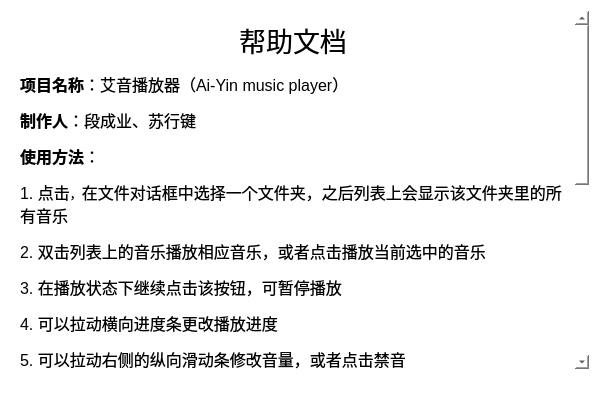
<?xml version="1.0" encoding="UTF-8"?>
<ui version="4.0">
 <class>HelpDialog</class>
 <widget class="QDialog" name="HelpDialog">
  <property name="geometry">
   <rect>
    <x>0</x>
    <y>0</y>
    <width>600</width>
    <height>400</height>
   </rect>
  </property>
  <property name="windowTitle">
   <string>帮助</string>
  </property>
  <property name="toolTip">
   <string>&lt;html&gt;&lt;head/&gt;&lt;body&gt;&lt;p&gt;这是一个帮助文档&lt;/p&gt;&lt;/body&gt;&lt;/html&gt;</string>
  </property>
  <property name="styleSheet">
   <string notr="true">QDialog#HelpDialog
{
	background-image:url(:/new/prefix1/background/background2.png);
}
*{
	border: none;
	background:transparent;
}</string>
  </property>
  <property name="sizeGripEnabled">
   <bool>true</bool>
  </property>
  <property name="modal">
   <bool>false</bool>
  </property>
  <layout class="QVBoxLayout" name="verticalLayout">
   <item>
    <widget class="QScrollArea" name="scrollArea">
     <property name="sizeAdjustPolicy">
      <enum>QAbstractScrollArea::AdjustToContents</enum>
     </property>
     <property name="widgetResizable">
      <bool>true</bool>
     </property>
     <widget class="QWidget" name="scrollAreaWidgetContents">
      <property name="geometry">
       <rect>
        <x>0</x>
        <y>0</y>
        <width>560</width>
        <height>594</height>
       </rect>
      </property>
      <property name="sizePolicy">
       <sizepolicy hsizetype="Expanding" vsizetype="Expanding">
        <horstretch>0</horstretch>
        <verstretch>0</verstretch>
       </sizepolicy>
      </property>
      <layout class="QGridLayout" name="gridLayout">
       <item row="0" column="0">
        <widget class="QLabel" name="label">
         <property name="sizePolicy">
          <sizepolicy hsizetype="Expanding" vsizetype="Expanding">
           <horstretch>0</horstretch>
           <verstretch>0</verstretch>
          </sizepolicy>
         </property>
         <property name="text">
          <string>&lt;html&gt;&lt;head/&gt;&lt;body&gt;&lt;p align=&quot;center&quot;&gt;&lt;span style=&quot; font-size:20pt;&quot;&gt;帮助文档&lt;/span&gt;&lt;/p&gt;&lt;p&gt;&lt;span style=&quot; font-size:12pt; font-weight:700;&quot;&gt;项目名称&lt;/span&gt;&lt;span style=&quot; font-size:12pt;&quot;&gt;：艾音播放器（Ai-Yin music player）&lt;/span&gt;&lt;/p&gt;&lt;p&gt;&lt;span style=&quot; font-size:12pt; font-weight:700;&quot;&gt;制作人&lt;/span&gt;&lt;span style=&quot; font-size:12pt;&quot;&gt;：段成业、苏行键&lt;/span&gt;&lt;/p&gt;&lt;p&gt;&lt;span style=&quot; font-size:12pt; font-weight:700;&quot;&gt;使用方法&lt;/span&gt;&lt;span style=&quot; font-size:12pt;&quot;&gt;：&lt;/span&gt;&lt;/p&gt;&lt;p&gt;&lt;span style=&quot; font-size:12pt;&quot;&gt;1. 点击&lt;/span&gt;&lt;img src=&quot;:/new/prefix1/icons/add.png&quot; width=&quot;20&quot; height=&quot;20&quot;/&gt;，&lt;span style=&quot; font-size:12pt;&quot;&gt;在文件对话框中选择一个文件夹，之后列表上会显示该文件夹里的所有音乐&lt;/span&gt;&lt;/p&gt;&lt;p&gt;&lt;span style=&quot; font-size:12pt;&quot;&gt;2. 双击列表上的音乐播放相应音乐，或者点击&lt;/span&gt;&lt;img src=&quot;:/new/prefix1/icons/play.png&quot; width=&quot;20&quot; height=&quot;20&quot;/&gt;&lt;span style=&quot; font-size:12pt;&quot;&gt;播放当前选中的音乐&lt;/span&gt;&lt;/p&gt;&lt;p&gt;&lt;span style=&quot; font-size:12pt;&quot;&gt;3. 在&lt;/span&gt;&lt;img src=&quot;:/new/prefix1/icons/suspend.png&quot; width=&quot;20&quot; height=&quot;20&quot;/&gt;&lt;span style=&quot; font-size:12pt;&quot;&gt;播放状态下继续点击该按钮，可暂停播放&lt;/span&gt;&lt;/p&gt;&lt;p&gt;&lt;span style=&quot; font-size:12pt;&quot;&gt;4. 可以拉动横向进度条更改播放进度&lt;/span&gt;&lt;/p&gt;&lt;p&gt;&lt;span style=&quot; font-size:12pt;&quot;&gt;5. 可以拉动右侧的纵向滑动条修改音量，或者点击&lt;/span&gt;&lt;img src=&quot;:/new/prefix1/icons/sound.png&quot; width=&quot;20&quot; height=&quot;20&quot;/&gt;&lt;span style=&quot; font-size:12pt;&quot;&gt;禁音&lt;/span&gt;&lt;/p&gt;&lt;p&gt;&lt;span style=&quot; font-size:12pt;&quot;&gt;6. 点击&lt;/span&gt;&lt;img src=&quot;:/new/prefix1/icons/delete.png&quot; width=&quot;20&quot; height=&quot;20&quot;/&gt;&lt;span style=&quot; font-size:12pt;&quot;&gt;可删掉不喜欢的音乐&lt;/span&gt;&lt;/p&gt;&lt;p&gt;&lt;span style=&quot; font-size:12pt;&quot;&gt;7. 点击&lt;/span&gt;&lt;img src=&quot;:/new/prefix1/icons/listCirculation.png&quot; width=&quot;20&quot; height=&quot;20&quot;/&gt;&lt;span style=&quot; font-size:12pt;&quot;&gt;可更改播放模式，可选的模式有列表循环（默认）、单曲循环和随机播放&lt;/span&gt;&lt;/p&gt;&lt;p&gt;&lt;br/&gt;&lt;/p&gt;&lt;p&gt;&lt;span style=&quot; font-size:12pt; font-weight:700;&quot;&gt;注意事项：&lt;/span&gt;&lt;/p&gt;&lt;p&gt;&lt;span style=&quot; font-size:12pt;&quot;&gt;1.在某些设备上（比如有些Windows操作系统的电脑），会因为编码问题而导致无法播放含有&lt;/span&gt;&lt;span style=&quot; font-size:12pt; font-weight:700;&quot;&gt;中文路径&lt;/span&gt;&lt;span style=&quot; font-size:12pt;&quot;&gt;的音乐，进而导致一些bug的发生&lt;/span&gt;&lt;/p&gt;&lt;p&gt;&lt;span style=&quot; font-size:12pt;&quot;&gt;2.由于某些原因，部分flac格式的大文件无法流畅播放，播放时会出现卡顿，请尽量使用mp3格式或wav格式，敬请谅解！&lt;/span&gt;&lt;/p&gt;&lt;p&gt;&lt;br/&gt;&lt;/p&gt;&lt;p&gt;&lt;br/&gt;&lt;/p&gt;&lt;/body&gt;&lt;/html&gt;</string>
         </property>
         <property name="wordWrap">
          <bool>true</bool>
         </property>
        </widget>
       </item>
      </layout>
     </widget>
    </widget>
   </item>
   <item>
    <widget class="QPushButton" name="pushButton">
     <property name="cursor">
      <cursorShape>PointingHandCursor</cursorShape>
     </property>
     <property name="toolTip">
      <string>返回主界面</string>
     </property>
     <property name="text">
      <string/>
     </property>
     <property name="icon">
      <iconset resource="icons.qrc">
       <normaloff>:/new/prefix1/icons/return.png</normaloff>:/new/prefix1/icons/return.png</iconset>
     </property>
     <property name="iconSize">
      <size>
       <width>30</width>
       <height>30</height>
      </size>
     </property>
    </widget>
   </item>
  </layout>
 </widget>
 <resources>
  <include location="icons.qrc"/>
 </resources>
 <connections>
  <connection>
   <sender>pushButton</sender>
   <signal>clicked()</signal>
   <receiver>HelpDialog</receiver>
   <slot>hide()</slot>
   <hints>
    <hint type="sourcelabel">
     <x>453</x>
     <y>364</y>
    </hint>
    <hint type="destinationlabel">
     <x>204</x>
     <y>402</y>
    </hint>
   </hints>
  </connection>
 </connections>
</ui>
